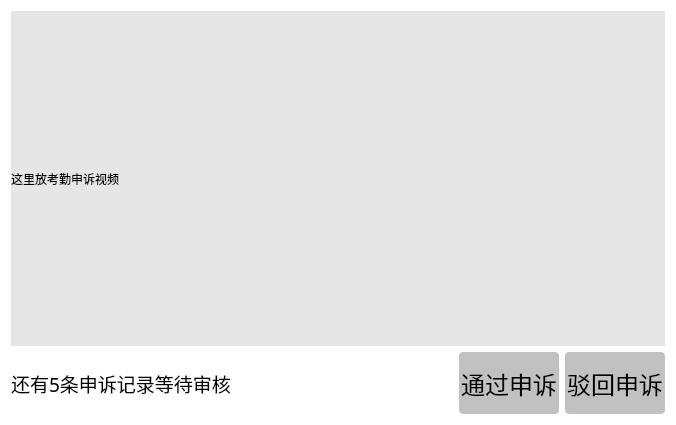
<?xml version="1.0" encoding="UTF-8"?>
<ui version="4.0">
 <class>Form</class>
 <widget class="QWidget" name="Form">
  <property name="geometry">
   <rect>
    <x>0</x>
    <y>0</y>
    <width>676</width>
    <height>425</height>
   </rect>
  </property>
  <property name="windowTitle">
   <string>Form</string>
  </property>
  <property name="styleSheet">
   <string notr="true">background-color: rgb(255, 255, 255)</string>
  </property>
  <layout class="QVBoxLayout" name="verticalLayout_2">
   <item>
    <layout class="QVBoxLayout" name="verticalLayout" stretch="5,1">
     <item>
      <widget class="QLabel" name="label">
       <property name="styleSheet">
        <string notr="true">background:rgb(230,230,230)</string>
       </property>
       <property name="text">
        <string>这里放考勤申诉视频</string>
       </property>
      </widget>
     </item>
     <item>
      <layout class="QHBoxLayout" name="horizontalLayout" stretch="3,1,1">
       <item>
        <widget class="QLabel" name="label_2">
         <property name="font">
          <font>
           <family>Adobe Caslon Pro</family>
           <pointsize>14</pointsize>
          </font>
         </property>
         <property name="text">
          <string>还有5条申诉记录等待审核</string>
         </property>
        </widget>
       </item>
       <item>
        <widget class="QPushButton" name="pushButton_2">
         <property name="maximumSize">
          <size>
           <width>100</width>
           <height>63</height>
          </size>
         </property>
         <property name="font">
          <font>
           <pointsize>18</pointsize>
          </font>
         </property>
         <property name="styleSheet">
          <string notr="true">QPushButton { background-color: rgb(193, 193, 193); border-radius: 4px; color: rgb(0, 0, 0); } QPushButton:hover { background-color: rgb(255, 255, 255); }</string>
         </property>
         <property name="text">
          <string>通过申诉</string>
         </property>
        </widget>
       </item>
       <item>
        <widget class="QPushButton" name="pushButton">
         <property name="maximumSize">
          <size>
           <width>100</width>
           <height>62</height>
          </size>
         </property>
         <property name="font">
          <font>
           <pointsize>18</pointsize>
          </font>
         </property>
         <property name="styleSheet">
          <string notr="true">QPushButton { background-color: rgb(193, 193, 193); border-radius: 4px; color: rgb(0, 0, 0); } QPushButton:hover { background-color: rgb(255, 255, 255); }</string>
         </property>
         <property name="text">
          <string>驳回申诉</string>
         </property>
        </widget>
       </item>
      </layout>
     </item>
    </layout>
   </item>
  </layout>
 </widget>
 <resources/>
 <connections/>
</ui>
